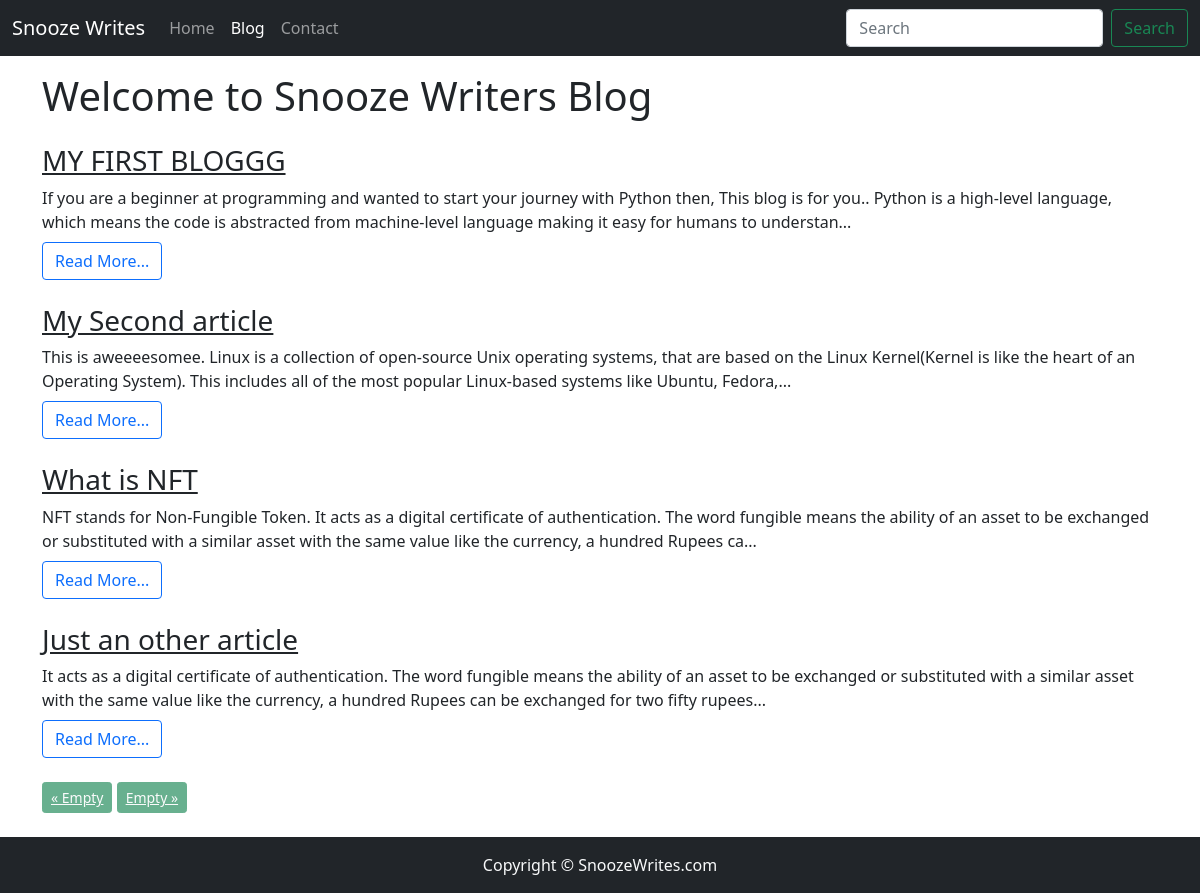
Page /blog/ on the earlier database version.
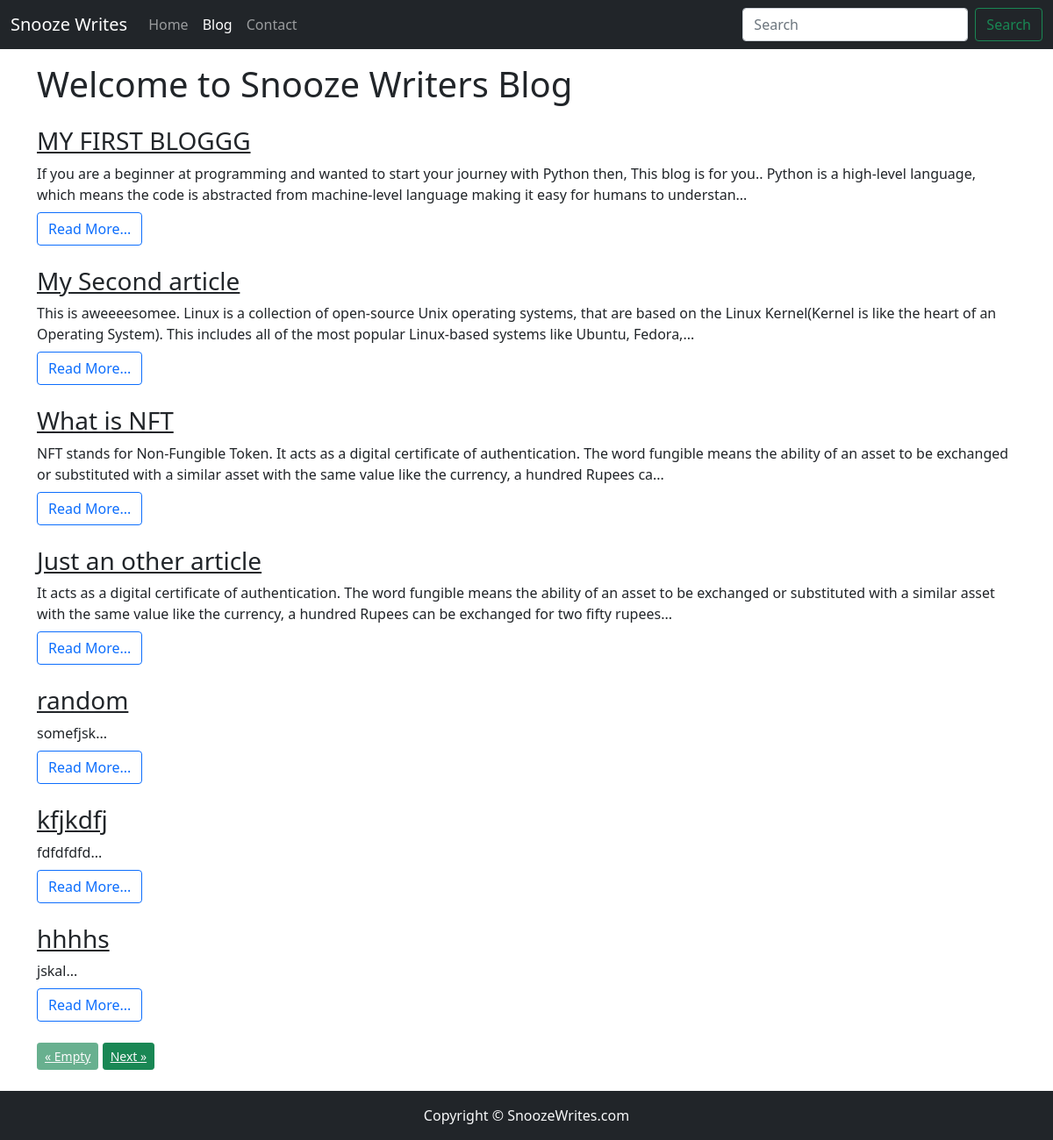
Same page on the later database version.
### blog/models.py (models this page shows, shortened)
class Blog(models.Model):
    sno = models.AutoField(primary_key=True)
    title = models.CharField(max_length=200)
    content = models.TextField()
    short_desc = models.CharField(max_length=250, default="")
    slug = models.CharField(max_length=100)
    time = models.DateTimeField(auto_now_add=True)

### blog/views.py (the view)
# urls.py: 2. Add a URL to urlpatterns:  path('blog/', include('blog.urls'))
def blog(request):
    no_of_posts = 7
    page = request.GET.get('page')
    if page is None:
        page = 1
    else:
        page = int(page)
    '''
    0-3, 3-6, 6-9

    (pageno-1)*no_of_posts to (pageno)*no_of_posts
    '''
    blogs = Blog.objects.all()
    length = len(blogs)
    blogs = blogs[(page-1)*no_of_posts : page*no_of_posts]
    if page>1:
        prev = page-1
    else:
        prev = None
    if page<ceil(length/no_of_posts):
        nxt = page+1
    else:
        nxt = None
    context = {'blogs': blogs, 'prev': prev, 'nxt':nxt}
    return render(request, 'bloghome.html', context)

### templates/bloghome.html (shortened to what this page needs)
{% extends 'base.html' %}
{% block blogactive %}active{% endblock blogactive %}
{% block body %}
<div class="container">
<h1 class="my-3">Welcome to Snooze Writers Blog</h1>
{% for blog in blogs %}
    <div class="my-4">
           <h3 class="text-dark">  <a href="/blogpost/{{blog.slug}}" class="text-dark">{{blog.title}}</a></h3>
           <div class="my-2">
           {{blog.short_desc|slice:245}}...
           </div>
           <a href="/blogpost/{{blog.slug}}" class="text-dark">
        <button class="btn btn-outline-primary">Read More...</button></a>
    </div>
{% endfor %}
<div class="my-4">
{% if prev %}
    <button class="btn btn-success btn-sm"> <a href="/blog?page={{prev}}" class="text-light">&laquo; Previous</a></button>
{% else %} <button class="btn btn-success disabled btn-sm"> <a href="#" class="text-light">&laquo; Empty</a></button>
{% endif %}
{% if nxt %}
<button class="btn btn-success btn-sm float-xl-right"><a href="/blog?page={{nxt}}" class="text-light">Next &raquo;</a></button>
{% else %} <button class="btn btn-success disabled btn-sm float-xl-right"><a href="#" class="text-light">Empty &raquo;</a></button>
{% endif %}
</div>
</div>
{% endblock body %}

### templates/base.html (shortened to what this page needs)
<!doctype html>
<html lang="en">
  <head>
    <link href="https://cdn.jsdelivr.net/npm/bootstrap@5.1.3/dist/css/bootstrap.min.css" rel="stylesheet">
  </head>
  <body>
    <nav class="navbar navbar-expand-lg navbar-dark bg-dark">
        <div class="container-fluid">
          <a class="navbar-brand" href="/">Snooze Writes</a>
          <div class="collapse navbar-collapse" id="navbarSupportedContent">
            <ul class="navbar-nav me-auto mb-2 mb-lg-0">
              <li class="nav-item">
                <a class="nav-link {% block homeactive %}{% endblock homeactive %}" aria-current="page" href="/">Home</a>
              </li>
              <li class="nav-item">
                <a class="nav-link {% block blogactive %}{% endblock blogactive %}" href="/blog">Blog</a>
              </li>
              <li class="nav-item">
                <a class="nav-link {% block contactactive %}{% endblock contactactive %}" href="/contact">Contact</a>
              </li>
            </ul>
            <form action="/search" method="get" class="d-flex">
              <input class="form-control me-2" type="search" placeholder="Search" aria-label="Search">
              <button class="btn btn-outline-success" type="submit">Search</button>
            </form>
          </div>
        </div>
      </nav>
    {% block body %}{% endblock body %}
    <footer class="py-3 text-light bg-dark text-center"> Copyright &copy; SnoozeWrites.com </footer>
  </body>
</html>

### templates/bloghome.html (style rules this page uses)
.container { min-height: 90vh; }

Differences in the rows shown:
added Blog: title "random", short_desc "somefjsk"
added Blog: title "kfjkdfj", short_desc "fdfdfdfd"
added Blog: title "hhhhs", short_desc "jskal"
Other differences:
text no longer shown: "Empty »"
text now shown: "Next »"
